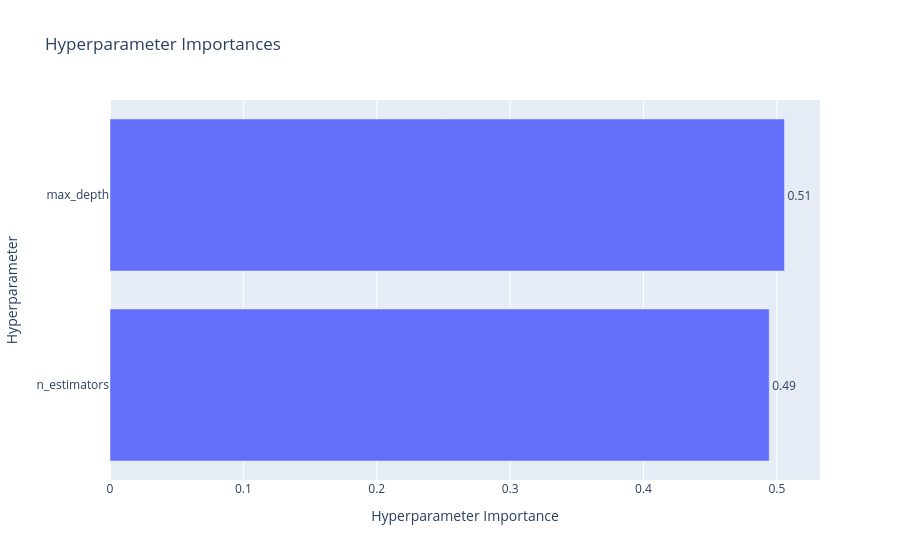

Notebook source saved alongside this figure:
### Code cell
# 5. Hyperparameter Importance
plot_param_importances(study).show()

### Figure 1 — Plotly figure (JSON) as saved in the notebook; plotly's stock layout.template omitted (floating-point values rounded to 4 significant figures)
{"data": [{"cliponaxis": false, "hovertemplate": ["n_estimators (IntDistribution): 0.4942645480545196<extra></extra>", "max_depth (IntDistribution): 0.5057354519454804<extra></extra>"], "name": "Objective Value", "orientation": "h", "text": ["0.49", "0.51"], "textposition": "outside", "type": "bar", "x": [0.4943, 0.5057], "y": ["n_estimators", "max_depth"]}], "layout": {"title": {"text": "Hyperparameter Importances"}, "xaxis": {"title": {"text": "Hyperparameter Importance"}}, "yaxis": {"title": {"text": "Hyperparameter"}}}}
